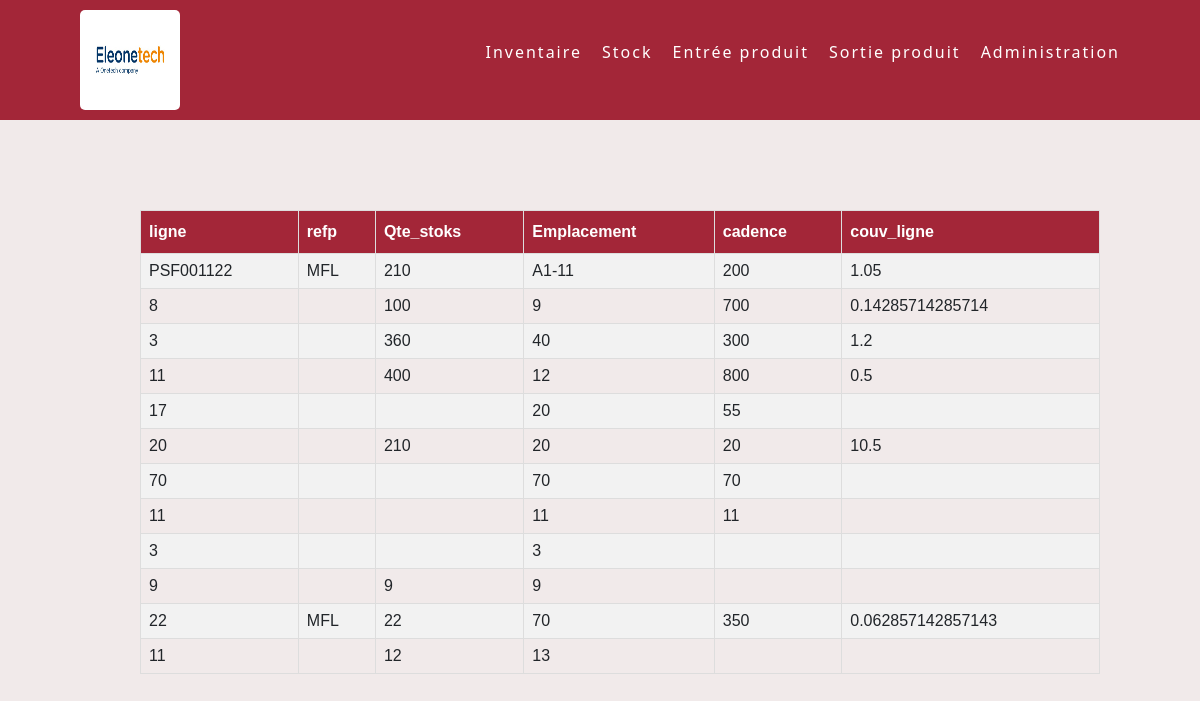
Page /pfe/inventaire.php on the committed database.
### tables this page shows
CREATE TABLE IF NOT EXISTS `stock` (
  `id_stock` int(11) NOT NULL AUTO_INCREMENT,
  `refp` varchar(50) NOT NULL,
  `ligne` varchar(50) DEFAULT NULL,
  `cadence` int(11) DEFAULT NULL,
  `emplacement` varchar(50) DEFAULT NULL,
  `qte_stocke` varchar(11) DEFAULT NULL,
  `couv_ligne` float DEFAULT NULL,
  `id` bigint(20) NOT NULL,
  `achat1` date DEFAULT NULL,
  `code` varchar(50) DEFAULT NULL,
  `designation` varchar(50) DEFAULT NULL,
  `client_id` bigint(20) DEFAULT NULL,
  `type_operation_id` bigint(20) DEFAULT NULL,
  PRIMARY KEY (`id_stock`),
  KEY `FKlqhhpq6ma8a6v90rks3igeff1` (`type_operation_id`)
);

### pfe/inventaire.php (the view, shortened to what this page needs)
<html>
    <head>
        <link href="https://cdn.jsdelivr.net/npm/bootstrap@5.1.3/dist/css/bootstrap.min.css" rel="stylesheet">
        <link rel="stylesheet" href="./css/inventaire.css">
    </head>
    <body>
    <header >
            <img class="logo" src="./images/logo eot.jpg" alt="">
            <ul>
              <li><a href="./inventaire.php">Inventaire</a></li>
              <li><a href="./stock.php">Stock</a></li>
              <li><a href="./entree.php">Entrée produit</a></li>
              <li><a href="./sortie.php">Sortie produit</a></li>
              <li><a href="./administration.php">Administration</a></li>
           </ul>
        </header>
           <section>
            <article>
                <?php
            $servername = "localhost";
            $username = "root";
            $password = "";
            $dbname = "gestion de stock psf";
            $s=0;
            $conn = new mysqli($servername, $username, $password, $dbname);
            $sql = "SELECT * FROM stock ";
            $result = $conn->query($sql);
            if ($result->num_rows > 0) {
               ?>
               <table id="customers">
                 <tr>
                <th>ligne</th>
                <th>refp</th>
                <th>Qte_stoks</th>
                <th>Emplacement</th>
                <th>cadence</th>
                <th>couv_ligne</th>
              </tr>
               <?php
              while($row = $result->fetch_assoc()) {
            ?>        <tr>
            <td><?php echo $row['refp'] ;?></td>
            <td><?php echo $row['ligne'] ;?></td>
            <td><?php echo $row['cadence'] ;?></td>
            <td><?php echo $row['emplacement'] ;?></td>
            <td><?php echo $row['qte_stocke'] ;?></td>
            <td><?php
            if($row['qte_stocke']!=NULL && $row['cadence'] !=NULL)
            {
              if($row['refp']=="MFL")
              {
              echo "$s" ;
              }
              else{
            echo $row['cadence'] / $row['qte_stocke']  ;}
            }
            ?></td>
            </tr>                                           <?php
              }
            } else {
              echo "0 results";
            }
            ?>
            </table>
                </article>
            </section>
    </body>
</html>

### pfe/css/inventaire.css (style rules this page uses)
body { background-color: #f1eaea; }
header { position: fixed; top: 0; left: 0; width: 100%; display: flex; justify-content: space-between; align-items: center; transition: 0.6s; padding: 10px 80px; z-index: 10000; background-color:#A32638; }
header .logo { position: relative; font-weight: bold; color:white; text-decoration: none; font-size: 40px; text-transform: uppercase; letter-spacing: 2px; transition: 0.6s; }
header ul { position: relative; display: flex; justify-content: center; align-items: center; }
header ul li { position: relative; list-style: none; }
header ul li a { position: relative; margin: 0 0 0 20px; text-decoration: none; color:white; letter-spacing: 2px; font-weight: 500; }
.logo { width: 100px; height: 100px; float: left; border-radius: 5px 5px 5px; }
#customers { margin-left: 140px; margin-top: 210px; font-family: Arial, Helvetica, sans-serif; border-collapse: collapse; width: 80%; }
#customers td, #customers th { border: 1px solid #ddd; padding: 8px; }
#customers tr:nth-child(even) { background-color: #f2f2f2; }
#customers th { padding-top: 12px; padding-bottom: 12px; text-align: left; background-color: #A32638; color: white; }

### rows in the picture
stock: refp "PSF001122", ligne "MFL", cadence "210", emplacement "A1-11", qte_stocke "200", $row['cadence'] / $row['qte_stocke'] "1.05"
stock: refp "8", cadence "100", emplacement "9", qte_stocke "700", $row['cadence'] / $row['qte_stocke'] "0.14285714285714"
stock: refp "3", cadence "360", emplacement "40", qte_stocke "300", $row['cadence'] / $row['qte_stocke'] "1.2"
stock: refp "11", cadence "400", emplacement "12", qte_stocke "800", $row['cadence'] / $row['qte_stocke'] "0.5"
stock: refp "17", emplacement "20", qte_stocke "55"
stock: refp "20", cadence "210", emplacement "20", qte_stocke "20", $row['cadence'] / $row['qte_stocke'] "10.5"
stock: refp "70", emplacement "70", qte_stocke "70"
stock: refp "11", emplacement "11", qte_stocke "11"
stock: refp "3", emplacement "3"
stock: refp "9", cadence "9", emplacement "9"
stock: refp "22", ligne "MFL", cadence "22", emplacement "70", qte_stocke "350", $row['cadence'] / $row['qte_stocke'] "0.062857142857143"
stock: refp "11", cadence "12", emplacement "13"
